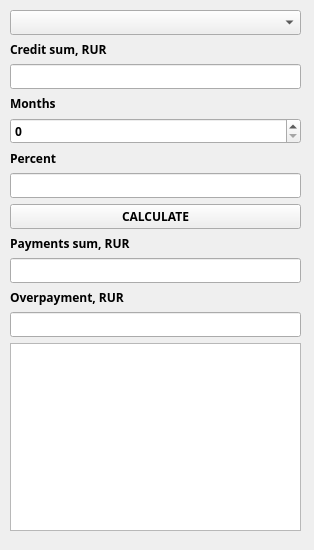
<?xml version="1.0" encoding="UTF-8"?>
<ui version="4.0">
 <class>Credit</class>
 <widget class="QWidget" name="Credit">
  <property name="geometry">
   <rect>
    <x>0</x>
    <y>0</y>
    <width>314</width>
    <height>550</height>
   </rect>
  </property>
  <property name="minimumSize">
   <size>
    <width>314</width>
    <height>550</height>
   </size>
  </property>
  <property name="maximumSize">
   <size>
    <width>314</width>
    <height>550</height>
   </size>
  </property>
  <property name="font">
   <font>
    <family>Verdana</family>
   </font>
  </property>
  <property name="windowTitle">
   <string>CREDIT</string>
  </property>
  <property name="windowIcon">
   <iconset theme="accessories-dictionary">
    <normaloff>.</normaloff>.</iconset>
  </property>
  <widget class="QWidget" name="verticalLayoutWidget">
   <property name="geometry">
    <rect>
     <x>10</x>
     <y>10</y>
     <width>291</width>
     <height>521</height>
    </rect>
   </property>
   <property name="font">
    <font>
     <family>Arial Black</family>
     <bold>true</bold>
    </font>
   </property>
   <layout class="QVBoxLayout" name="verticalLayout">
    <item>
     <widget class="QComboBox" name="comboBox">
      <property name="font">
       <font>
        <family>Arial Black</family>
        <bold>true</bold>
       </font>
      </property>
     </widget>
    </item>
    <item>
     <widget class="QLabel" name="label">
      <property name="font">
       <font>
        <family>Arial Black</family>
        <bold>true</bold>
       </font>
      </property>
      <property name="text">
       <string>Credit sum, RUR</string>
      </property>
     </widget>
    </item>
    <item>
     <widget class="QLineEdit" name="lineEdit_sumCredit">
      <property name="enabled">
       <bool>true</bool>
      </property>
      <property name="font">
       <font>
        <family>Arial Black</family>
        <bold>true</bold>
       </font>
      </property>
      <property name="autoFillBackground">
       <bool>false</bool>
      </property>
      <property name="inputMask">
       <string extracomment="руб"/>
      </property>
      <property name="text">
       <string notr="true"/>
      </property>
      <property name="maxLength">
       <number>32767</number>
      </property>
      <property name="frame">
       <bool>true</bool>
      </property>
      <property name="echoMode">
       <enum>QLineEdit::Normal</enum>
      </property>
      <property name="clearButtonEnabled">
       <bool>false</bool>
      </property>
     </widget>
    </item>
    <item>
     <widget class="QLabel" name="label_2">
      <property name="font">
       <font>
        <family>Arial Black</family>
        <bold>true</bold>
       </font>
      </property>
      <property name="text">
       <string>Months</string>
      </property>
     </widget>
    </item>
    <item>
     <widget class="QSpinBox" name="spinBox">
      <property name="font">
       <font>
        <family>Arial Black</family>
        <bold>true</bold>
       </font>
      </property>
     </widget>
    </item>
    <item>
     <widget class="QLabel" name="label_3">
      <property name="font">
       <font>
        <family>Arial Black</family>
        <bold>true</bold>
       </font>
      </property>
      <property name="text">
       <string>Percent</string>
      </property>
     </widget>
    </item>
    <item>
     <widget class="QLineEdit" name="lineEdit_stavkaProc">
      <property name="font">
       <font>
        <family>Arial Black</family>
        <bold>true</bold>
       </font>
      </property>
     </widget>
    </item>
    <item>
     <widget class="QPushButton" name="pushButtonCredit">
      <property name="font">
       <font>
        <family>Arial Black</family>
        <bold>true</bold>
       </font>
      </property>
      <property name="text">
       <string>CALCULATE</string>
      </property>
     </widget>
    </item>
    <item>
     <widget class="QLabel" name="label_4">
      <property name="font">
       <font>
        <family>Arial Black</family>
        <bold>true</bold>
       </font>
      </property>
      <property name="text">
       <string>Payments sum, RUR</string>
      </property>
     </widget>
    </item>
    <item>
     <widget class="QLineEdit" name="lineEdit_sumVyplat">
      <property name="font">
       <font>
        <family>Arial Black</family>
        <bold>true</bold>
       </font>
      </property>
      <property name="readOnly">
       <bool>true</bool>
      </property>
     </widget>
    </item>
    <item>
     <widget class="QLabel" name="label_5">
      <property name="font">
       <font>
        <family>Arial Black</family>
        <bold>true</bold>
       </font>
      </property>
      <property name="text">
       <string>Overpayment, RUR</string>
      </property>
     </widget>
    </item>
    <item>
     <widget class="QLineEdit" name="lineEdit_sumPereplata">
      <property name="font">
       <font>
        <family>Arial Black</family>
        <bold>true</bold>
       </font>
      </property>
      <property name="readOnly">
       <bool>true</bool>
      </property>
     </widget>
    </item>
    <item>
     <widget class="QListWidget" name="listWidget">
      <property name="font">
       <font>
        <family>Arial Black</family>
        <bold>true</bold>
       </font>
      </property>
     </widget>
    </item>
   </layout>
  </widget>
 </widget>
 <resources/>
 <connections/>
</ui>
